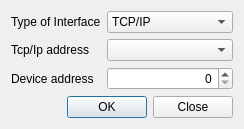
<?xml version="1.0" encoding="UTF-8"?>
<ui version="4.0">
 <class>StartDialog</class>
 <widget class="QDialog" name="StartDialog">
  <property name="geometry">
   <rect>
    <x>0</x>
    <y>0</y>
    <width>244</width>
    <height>121</height>
   </rect>
  </property>
  <property name="windowTitle">
   <string>Device Calibration...</string>
  </property>
  <layout class="QVBoxLayout" name="verticalLayout">
   <item>
    <layout class="QFormLayout" name="formLayout">
     <item row="0" column="0">
      <widget class="QLabel" name="label">
       <property name="text">
        <string>Type of Interface</string>
       </property>
      </widget>
     </item>
     <item row="0" column="1">
      <widget class="QComboBox" name="cbInterface">
       <item>
        <property name="text">
         <string>TCP/IP</string>
        </property>
       </item>
       <item>
        <property name="text">
         <string>Serial</string>
        </property>
       </item>
      </widget>
     </item>
     <item row="1" column="0">
      <widget class="QLabel" name="lbProtocolspec">
       <property name="text">
        <string>Tcp/Ip address</string>
       </property>
      </widget>
     </item>
     <item row="1" column="1">
      <widget class="QStackedWidget" name="stackedWidget">
       <property name="currentIndex">
        <number>0</number>
       </property>
       <widget class="QWidget" name="page">
        <layout class="QHBoxLayout" name="horizontalLayout">
         <property name="spacing">
          <number>0</number>
         </property>
         <property name="leftMargin">
          <number>0</number>
         </property>
         <property name="topMargin">
          <number>0</number>
         </property>
         <property name="rightMargin">
          <number>0</number>
         </property>
         <property name="bottomMargin">
          <number>0</number>
         </property>
         <item>
          <widget class="QComboBox" name="cbTcpIp"/>
         </item>
        </layout>
       </widget>
       <widget class="QWidget" name="page_2">
        <layout class="QVBoxLayout" name="verticalLayout_2">
         <property name="spacing">
          <number>0</number>
         </property>
         <property name="leftMargin">
          <number>0</number>
         </property>
         <property name="topMargin">
          <number>0</number>
         </property>
         <property name="rightMargin">
          <number>0</number>
         </property>
         <property name="bottomMargin">
          <number>0</number>
         </property>
         <item>
          <widget class="QComboBox" name="cbSerial"/>
         </item>
        </layout>
       </widget>
      </widget>
     </item>
     <item row="2" column="0">
      <widget class="QLabel" name="label_2">
       <property name="text">
        <string>Device address</string>
       </property>
      </widget>
     </item>
     <item row="2" column="1">
      <widget class="QSpinBox" name="sbDeviceAddress">
       <property name="alignment">
        <set>Qt::AlignRight|Qt::AlignTrailing|Qt::AlignVCenter</set>
       </property>
       <property name="maximum">
        <number>31</number>
       </property>
      </widget>
     </item>
    </layout>
   </item>
   <item>
    <widget class="QDialogButtonBox" name="buttonBox">
     <property name="standardButtons">
      <set>QDialogButtonBox::Close|QDialogButtonBox::Ok</set>
     </property>
    </widget>
   </item>
  </layout>
 </widget>
 <resources/>
 <connections>
  <connection>
   <sender>buttonBox</sender>
   <signal>rejected()</signal>
   <receiver>StartDialog</receiver>
   <slot>reject()</slot>
   <hints>
    <hint type="sourcelabel">
     <x>120</x>
     <y>102</y>
    </hint>
    <hint type="destinationlabel">
     <x>243</x>
     <y>120</y>
    </hint>
   </hints>
  </connection>
 </connections>
</ui>
